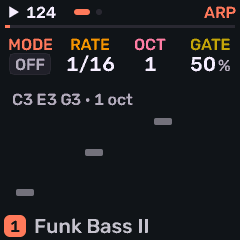
#> input picture webapp/manual/arp.png, 240 x 240 px
$ python -i ui_mockcmp.py   (imports and definitions only)
#> lines starting #> are read from the running program, lines starting #| are printed output that depends on the picture
#> further down, picture is the input picture: PIL image 240x240 RGB; mean R, G, B 30.1, 30.5, 33.4
#!/usr/bin/env python3
"""Mockup parity: each device screen (tests/ui_render.c's ref_* scenes, rendered by tests/ui_render.py) beside the
redesign's reference screen (docs/design/ref, tools/mock_refs.py), scored.

  tools/ui_mockcmp.py RENDER_DIR OUT_DIR [--palette NIGHT] [--min SCORE]

RENDER_DIR is ui_render's output (RENDER_DIR/<palette>/ref_<screen>.png). Writes OUT_DIR/<screen>.png (reference |
device | difference) and OUT_DIR/report.txt. Scores, 0..100:
  colour  the 8 x 8 blocks whose mean colour is within 32 (RGB distance) of the reference's: palette and areas
  layout  F1 of the edges (the device's against the reference's, 2 px apart allowed): where things are and their shapes
  parity  their mean. --min: exit 1 when a screen scores under it (a phase's gate)."""
import argparse
import os
import sys

from PIL import Image, ImageChops, ImageDraw, ImageFilter

ROOT = os.path.dirname(os.path.dirname(os.path.abspath(__file__)))
REF = os.path.join(ROOT, "docs", "design", "ref")
SCREENS = ["stage_held", "stage_cutoff", "stage_drum", "browser", "patterns", "song", "env", "lfo", "edit_osc", "fx", "dly", "mixer", "notes", "settings", "dialog", "sheet_sound", "sheet_song", "picker_wave", "sections_p5", "map_p5", "map_fm6", "scl_list", "sheet_project", "sheet_note", "sheet_hit", "motion", "sheet_motion", "mod", "picker_mod", "arp", "pattern", "slicer", "fmeg", "grid", "scales"]


def blocks(im, n=8):
    b = im.resize((im.width // n, im.height // n), Image.BOX).tobytes()
    return [tuple(b[i:i + 3]) for i in range(0, len(b), 3)]


# [4 lines left out: function colour_score, not called in this run]


def edges(im):
    g = im.convert("L").filter(ImageFilter.BoxBlur(1)).filter(ImageFilter.FIND_EDGES)
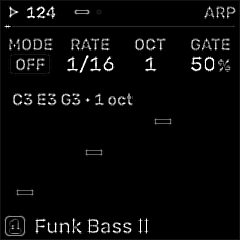
#> g: PIL image 240x240 L; min 0, max 255, mean 8.5
    return g.point(lambda v: 255 if v > 40 else 0)
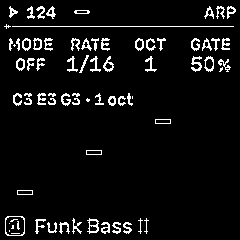
#> returned value: PIL image 240x240 L; 6.1% white in thin lines or dots


# [57 lines left out: functions layout_score, sheet, main, not called in this run]


# [2 lines not run here, left out]

>>> from PIL import Image
>>> picture = Image.open('../webapp/manual/arp.png')
>>> result = edges(picture)

$ run again, on webapp/manual/chord.png
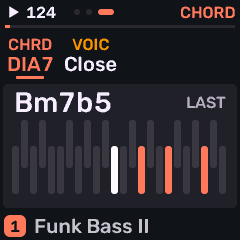
#> input picture webapp/manual/chord.png, 240 x 240 px
#> picture is the input picture: PIL image 240x240 RGB; mean R, G, B 46.6, 42, 46.9
#> in edges, `g = im.convert("L").filter(ImageFilter.BoxBlur(1)).filter(ImageFilter...`:
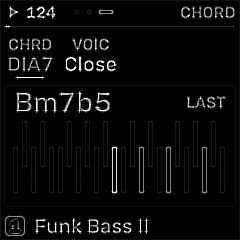
#> g: PIL image 240x240 L; min 0, max 255, mean 10.4
#> in edges, `return g.point(lambda v: 255 if v > 40 else 0)`:
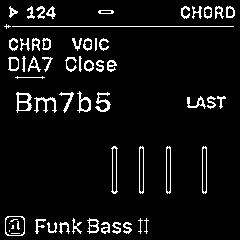
#> returned value: PIL image 240x240 L; 6.3% white in thin lines or dots

$ run again, on webapp/manual/cz1_env.png
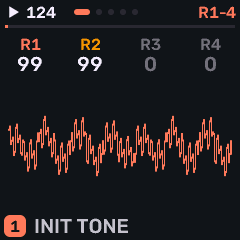
#> input picture webapp/manual/cz1_env.png, 240 x 240 px
#> picture is the input picture: PIL image 240x240 RGB; mean R, G, B 36, 31.1, 32.9
#> in edges, `g = im.convert("L").filter(ImageFilter.BoxBlur(1)).filter(ImageFilter...`:
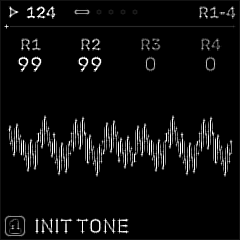
#> g: PIL image 240x240 L; min 0, max 255, mean 12.9
#> in edges, `return g.point(lambda v: 255 if v > 40 else 0)`:
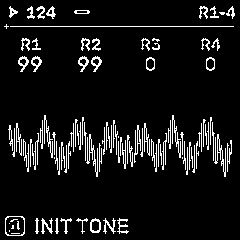
#> returned value: PIL image 240x240 L; 8.6% white in thin lines or dots
